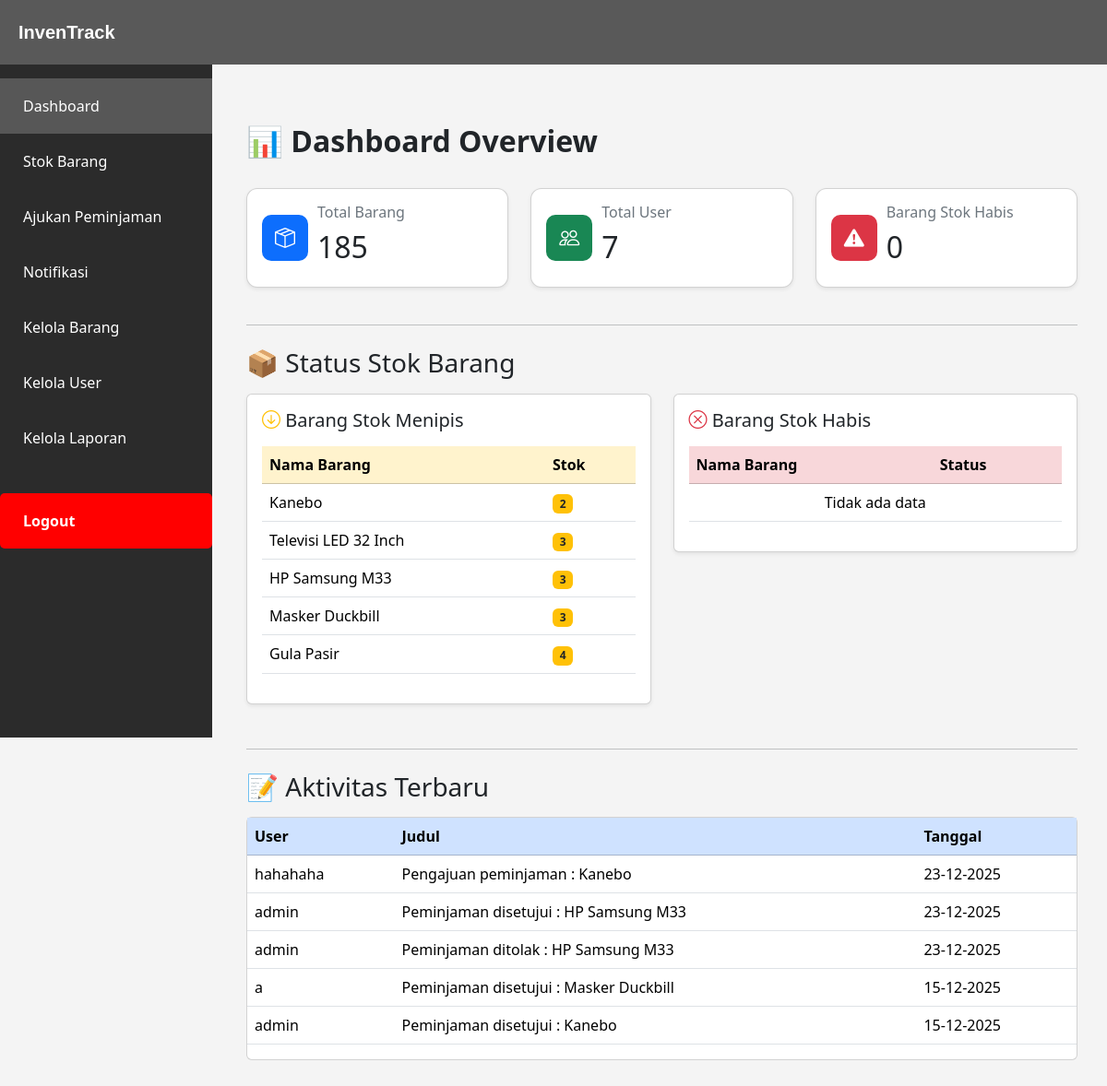
The app's page /dashboard.php (signed in) with its own data.
### tables this page shows
CREATE TABLE `barang` (
  `id` int NOT NULL,
  `nama_barang` varchar(100) NOT NULL,
  `kategori_id` int DEFAULT NULL,
  `stok` int DEFAULT '0',
  `satuan` varchar(20) DEFAULT NULL,
  `created_at` timestamp NULL DEFAULT CURRENT_TIMESTAMP,
  `updated_at` timestamp NULL DEFAULT CURRENT_TIMESTAMP ON UPDATE CURRENT_TIMESTAMP,
  `is_deleted` tinyint(1) DEFAULT '0'
);

CREATE TABLE `laporan_peminjaman` (
  `id` int NOT NULL,
  `user_id` int NOT NULL,
  `barang_id` int NOT NULL,
  `jumlah` int NOT NULL,
  `tanggal_pengajuan` datetime NOT NULL DEFAULT CURRENT_TIMESTAMP,
  `keterangan` text,
  `status` enum('pending','diterima','ditolak') NOT NULL DEFAULT 'pending',
  `keterangan_tolak` text,
  `tanggal_diterima` datetime DEFAULT NULL,
  `tanggal_ditolak` datetime DEFAULT NULL,
  `admin_id` int DEFAULT NULL
);

CREATE TABLE `users` (
  `id` int NOT NULL,
  `username` varchar(50) NOT NULL,
  `password` varchar(255) NOT NULL,
  `role` enum('admin','user') NOT NULL DEFAULT 'user',
  `created_at` datetime DEFAULT CURRENT_TIMESTAMP
);

### dashboard.php (the view, shortened to what this page needs)
<?php
$active = "dashboard";
include "layout.php";
include "config.php";
$result = mysqli_query($conn, "SELECT SUM(stok) AS total_stok FROM barang");
$data = mysqli_fetch_assoc($result);
$jumlah_barang = $data['total_stok'];
$jumlah_user = mysqli_num_rows(mysqli_query($conn, "SELECT * FROM users"));
$stok_habis = mysqli_num_rows(mysqli_query($conn, "SELECT * FROM barang WHERE stok = 0"));
$query = "
    SELECT lp.*, u.username, b.nama_barang
    FROM laporan_peminjaman lp
    LEFT JOIN users u ON lp.user_id = u.id
    LEFT JOIN barang b ON lp.barang_id = b.id
    ORDER BY lp.tanggal_pengajuan DESC
    LIMIT 5
";
$aktivitas = mysqli_query($conn, $query);
?>
<div class="container py-4">
    <div class="d-flex justify-content-between align-items-center mb-4">
        <h2 class="fw-bold">📊 Dashboard Overview</h2>
    </div>
    <div class="row">
        <div class="col-md-4 mb-3">
            <div class="card p-3 shadow-sm card-stat d-flex flex-row align-items-center">
                <div class="icon-box bg-primary"><i class="bi bi-box-seam"></i></div>
                <div>
                    <h6 class="text-secondary">Total Barang</h6>
                    <h2><?= $jumlah_barang ?></h2>
                </div>
            </div>
        </div>
        <div class="col-md-4 mb-3">
            <div class="card p-3 shadow-sm card-stat d-flex flex-row align-items-center">
                <div class="icon-box bg-success"><i class="bi bi-people"></i></div>
                <div>
                    <h6 class="text-secondary">Total User</h6>
                    <h2><?= $jumlah_user ?></h2>
                </div>
            </div>
        </div>
        <div class="col-md-4 mb-3">
            <div class="card p-3 shadow-sm card-stat d-flex flex-row align-items-center">
                <div class="icon-box bg-danger"><i class="bi bi-exclamation-triangle-fill"></i></div>
                <div>
                    <h6 class="text-secondary">Barang Stok Habis</h6>
                    <h2><?= $stok_habis ?></h2>
                </div>
            </div>
        </div>
    </div>
    <hr class="my-4">
    <h3 class="mb-3">📦 Status Stok Barang</h3>
    <div class="row">
        <div class="col-md-6 mb-4">
            <div class="card shadow-sm p-3">
                <h5 class="mb-3"><i class="bi bi-arrow-down-circle text-warning"></i> Barang Stok Menipis</h5>
                <?php
                $stok_menipis = mysqli_query($conn, "SELECT * FROM barang WHERE stok < 5 AND stok > 0 ORDER BY stok ASC LIMIT 5");
                ?>
                <table class="table table-hover">
                    <thead class="table-warning">
                        <tr>
                            <th>Nama Barang</th>
                            <th>Stok</th>
                        </tr>
                    </thead>
                    <tbody>
                        <?php if (mysqli_num_rows($stok_menipis) > 0) { ?>
                            <?php while ($row = mysqli_fetch_assoc($stok_menipis)) { ?>
                                <tr>
                                    <td><?= $row['nama_barang'] ?></td>
                                    <td><span class="badge bg-warning text-dark"><?= $row['stok'] ?></span></td>
                                </tr>
                            <?php } ?>
                        <?php } else { ?>
                            <tr>
                                <td colspan="2" class="text-center">Tidak ada data</td>
                            </tr>
                        <?php } ?>
                    </tbody>
                </table>
            </div>
        </div>
        <div class="col-md-6 mb-4">
            <div class="card shadow-sm p-3">
                <h5 class="mb-3"><i class="bi bi-x-circle text-danger"></i> Barang Stok Habis</h5>
                <?php
                $habis = mysqli_query($conn, "SELECT * FROM barang WHERE stok = 0 LIMIT 5");
                ?>
                <table class="table table-hover">
                    <thead class="table-danger">
                        <tr>
                            <th>Nama Barang</th>
                            <th>Status</th>
                        </tr>
                    </thead>
                    <tbody>
                        <?php if (mysqli_num_rows($habis) > 0) { ?>
                            <?php while ($row = mysqli_fetch_assoc($habis)) { ?>
                                <tr>
                                    <td><?= $row['nama_barang'] ?></td>
                                    <td><span class="badge bg-danger">Habis</span></td>
                                </tr>
                            <?php } ?>
                        <?php } else { ?>
                            <tr>
                                <td colspan="2" class="text-center">Tidak ada data</td>
                            </tr>
                        <?php } ?>
                    </tbody>
                </table>
            </div>
        </div>
    </div>
    <hr class="my-4">
    <h3 class="mb-3">📝 Aktivitas Terbaru</h3>
    <div class="card">
        <div class="card-body p-0">
            <table class="table table-hover">
                <thead class="table-primary">
                    <tr>
                        <th>User</th>
                        <th>Judul</th>
                        <th>Tanggal</th>
                    </tr>
                </thead>
                <tbody>
                    <?php if (mysqli_num_rows($aktivitas) == 0): ?>
                        <tr>
                            <td colspan="3" class="text-center">Belum ada aktivitas</td>
                        </tr>
                    <?php else: ?>
                        <?php while ($row = mysqli_fetch_assoc($aktivitas)): ?>
                            <tr>
                                <td><?php echo $row['username']; ?></td>
                                <td>
                                    <?php
                                    if ($row['status'] == 'pending') {
                                        echo "Pengajuan peminjaman : " . $row['nama_barang'];
                                    } elseif ($row['status'] == 'diterima') {
                                        echo "Peminjaman disetujui : " . $row['nama_barang'];
                                    } elseif ($row['status'] == 'ditolak') {
                                        echo "Peminjaman ditolak : " . $row['nama_barang'];
                                    }
                                    ?>
                                </td>
                                <td>
                                    <?php
                                    echo date('d-m-Y', strtotime($row['tanggal_pengajuan']));
                                    ?>
                                </td>
                            </tr>
                        <?php endwhile; ?>
                    <?php endif; ?>
                </tbody>
            </table>
        </div>
    </div>

### layout.php (shortened to what this page needs)
<?php
$role = $_SESSION['role'];
?>
<!DOCTYPE html>
<html lang="id">
<head>
    <link href="https://cdn.jsdelivr.net/npm/bootstrap@5.3.2/dist/css/bootstrap.min.css" rel="stylesheet">
    <link href="https://cdn.jsdelivr.net/npm/bootstrap-icons@1.11.1/font/bootstrap-icons.css" rel="stylesheet">
</head>
<body>
    <div class="header">
        <span class="brand-name">InvenTrack</span>
    </div>
    <div class="sidebar">
        <?php if ($role == 'admin'): ?>
            <a href="dashboard.php" class="<?= $active == 'dashboard' ? 'active' : '' ?>">Dashboard</a>
        <?php endif; ?>
        <a href="stok_barang.php" class="<?= $active == 'stok' ? 'active' : '' ?>">Stok Barang</a>
        <a href="ajukan_pinjam.php" class="<?= $active == 'pinjam' ? 'active' : '' ?>">Ajukan Peminjaman</a>
        <a href="notifikasi.php" class="<?= $active == 'notifikasi' ? 'active' : '' ?>">Notifikasi</a>
        <?php if ($role == 'admin'): ?>
            <a href="kelola_barang.php" class="<?= $active == 'barang' ? 'active' : '' ?>">Kelola Barang</a>
            <a href="kelola_user.php" class="<?= $active == 'user' ? 'active' : '' ?>">Kelola User</a>
            <a href="kelola_laporan.php" class="<?= $active == 'laporan' ? 'active' : '' ?>">Kelola Laporan</a>
        <?php endif; ?>
        <a href="logout.php" class="logout_btn" onclick="return confirm('Logout?')">Logout</a>
    </div>
    <div class="content">

### layout.php (style rules this page uses)
body { background-color: #f4f4f4; margin: 0; }
.brand-name { font-family: 'Poppins', sans-serif; font-weight: 700; }
.header { background-color: #595959; padding: 20px; color: white; position: fixed; top: 0; left: 0; width: 100%; z-index: 1000; font-size: 20px; display: flex; align-items: center; font-family: 'Inter', sans-serif; }
.sidebar { width: 230px; background: #2b2b2b; position: fixed; top: 65px; left: 0; height: calc(100vh - 65px); padding-top: 20px; color: white; overflow-y: auto; overflow-x: hidden; scrollbar-width: none; }
.sidebar a { display: block; padding: 18px 25px; color: white; text-decoration: none; font-size: 16px; transition: 0.25s; }
.sidebar a:hover, .sidebar a.active { background: #575757; }
.logout_btn { margin-top: 30px; display: block; padding: 15px 25px; background: red; border-radius: 5px; font-weight: bold; }
.content { margin-left: 235px; margin-top: 90px; padding: 20px; }

### dashboard.php (style rules this page uses)
.card-stat { border-radius: 12px; transition: 0.2s; cursor: pointer; }
.icon-box { width: 50px; height: 50px; border-radius: 10px; display: flex; align-items: center; justify-content: center; font-size: 22px; margin-right: 10px; color: white; }

### records on screen
barang: nama_barang "Kanebo", stok "2"
barang: nama_barang "Televisi LED 32 Inch", stok "3"
barang: nama_barang "HP Samsung M33", stok "3"
barang: nama_barang "Masker Duckbill", stok "3"
barang: nama_barang "Gula Pasir", stok "4"
laporan_peminjaman: user.username "hahahaha", barang.nama_barang "Kanebo", tanggal_pengajuan "23-12-2025"
laporan_peminjaman: user.username "admin", barang.nama_barang "HP Samsung M33", tanggal_pengajuan "23-12-2025"
laporan_peminjaman: user.username "admin", barang.nama_barang "HP Samsung M33", tanggal_pengajuan "23-12-2025"
laporan_peminjaman: user.username "a", barang.nama_barang "Masker Duckbill", tanggal_pengajuan "15-12-2025"
laporan_peminjaman: user.username "admin", barang.nama_barang "Kanebo", tanggal_pengajuan "15-12-2025"

### other values on screen
$jumlah_barang "185"
$jumlah_user "7"
$stok_habis "0"
